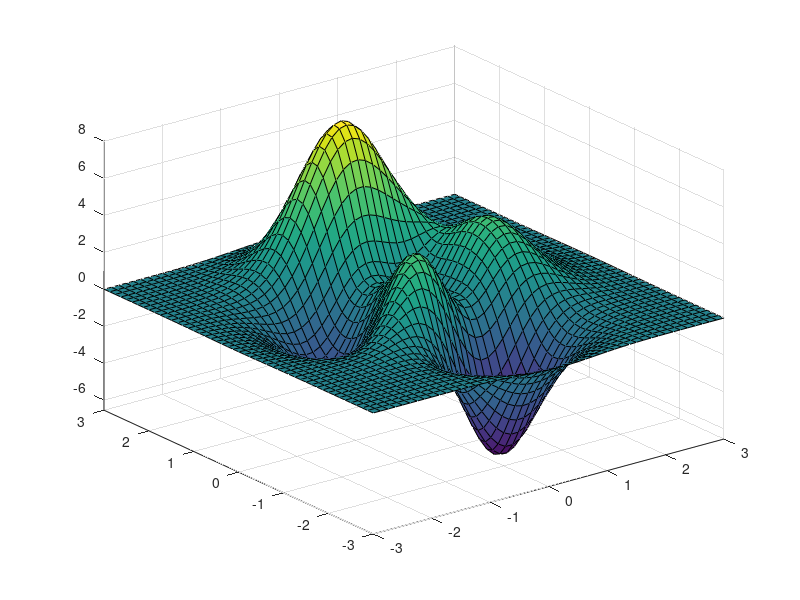
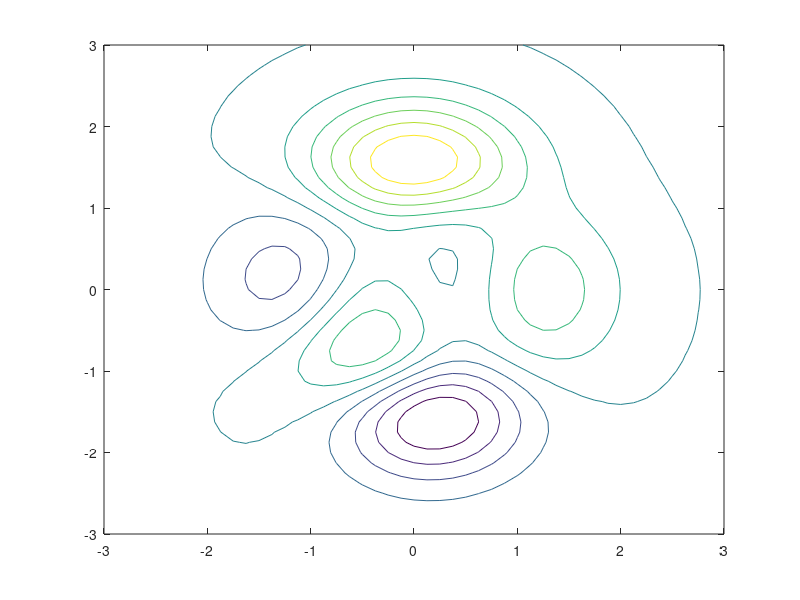

Source code (MATLAB) for these figures, in order: (Note: this script raises an error after producing the figures.)
#!/usr/bin/octave

## (C) 2020 Pablo Alvarado
## EL5852 Introducción al Reconocimiento de Patrones
## Escuela de Ingeniería Electrónica
## Tecnológico de Costa Rica

clear ; close all ; clc;
pkg load optim;

figure(1,"name","Superficie de error");

## We will be using the octave peaks function (lots of local extrema)
peaks;
hold on

figure(2,"name","Curvas de nivel");
[xx,yy,zz]=peaks();
contour(xx,yy,zz);
hold on

figure(3,"name","Error por iteración");

## Set here a learning rate
learningRate = 0.05
eps = 0.1

f = @(x) [3*(1-x(1))^2*exp(-x(1)^2 - (x(2)+1)^2) - 10*(x(1)/5 - x(1)^3 - x(2)^5)*exp(-x(1)^2-x(2)^2) - 1/3*exp(-(x(1)+1)^2 - x(2)^2)];


while(1)

  printf("\n\nHaga click en curvas de nivel para iniciar\n");
  fflush(stdout);

  figure(2);
  
  [x_init,y_init,buttons] = ginput(1);
  pos = [x_init y_init];
  plotoffset = 0.3; ## Raise the plot a little bit for the line to be
                    ## visible
  z = f(pos) + plotoffset;

  plot([x_init],[y_init],"*r");

  printf("Iniciando en (%g,%g)=%g\n",x_init,y_init,z-plotoffset);
  fflush(stdout);

  i = 0;
  J=[];
  it=[];

  figure 3
  hold off;
  
  figure 1
  while (i <= 100)

    ## 
    it=[it i];
    J =[J f(pos)];
    
    figure(3);
    plot(it,J,"ok","markerfacecolor","blue");
    hold on;
    plot(it,J,"b","linewidth",2);
    drawnow();
    
    figure(1);
    plot3(pos(1),pos(2),z,"r+","linewidth",5,"markersize",5);

    grad = jacobs(pos, f);
    fprintf('%i. grad([%f %f])=[%f %f]\n',i+1,pos(1),pos(2),grad(1),grad(2));
    
    npos = pos - learningRate * grad;
    newz = f(npos) + plotoffset;

    plot3([pos(1) npos(1)],
          [pos(2) npos(2)],
          [z newz],"k-","linewidth",5);

    figure(2);
    plot([pos(1) npos(1)],[pos(2) npos(2)],"k-");
    plot([npos(1)],[npos(2)],"or");
    
    mgrad=norm(grad);
    if (mgrad<0.05)
      fprintf("\n Fin \n Presione una tecla para reiniciar \n");
      pause();
      break;
    endif
    
    pos = npos;
    z=newz;

    fflush(stdout);
    b = waitforbuttonpress ();
    i=i+1;
  endwhile;
endwhile;
